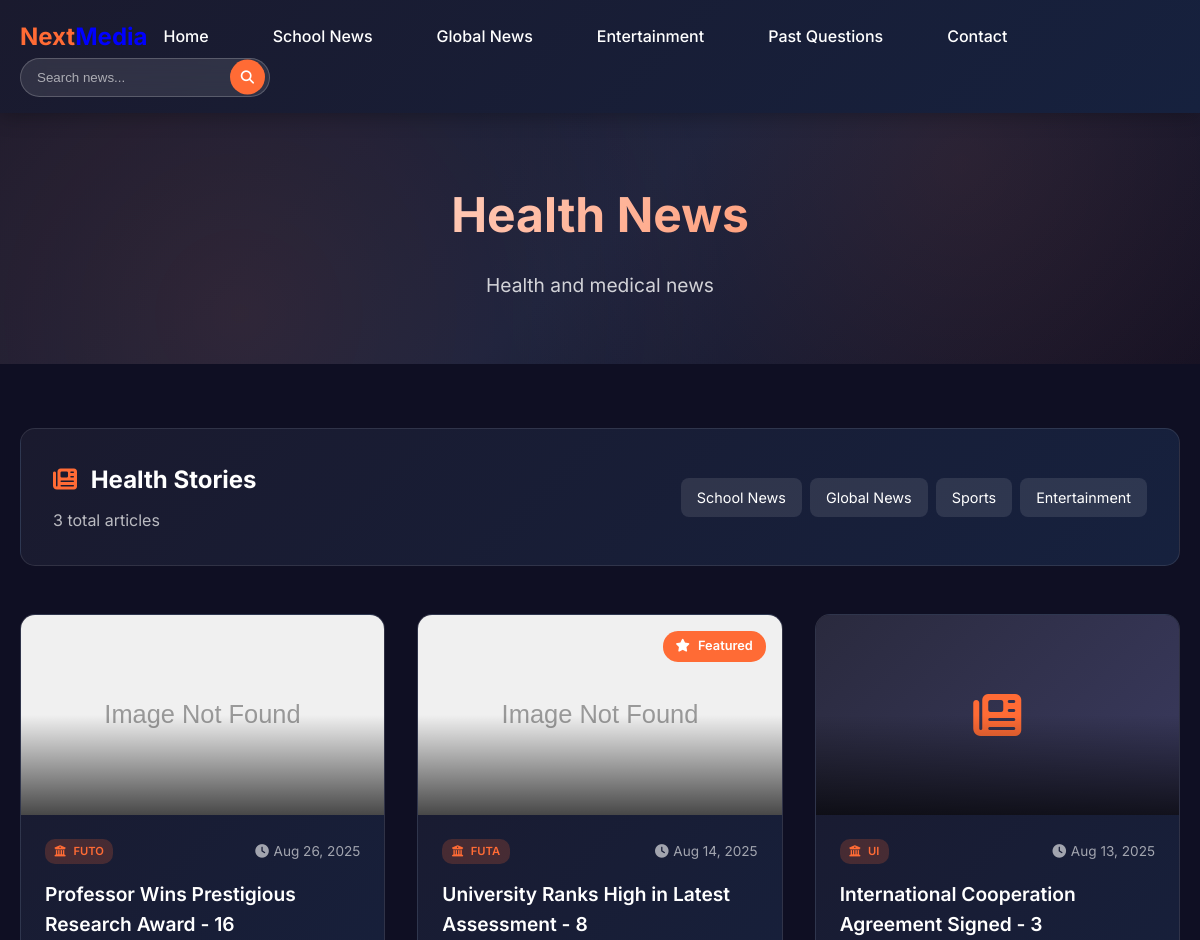
The page /category/health/ (upper part) on the database as committed earlier.
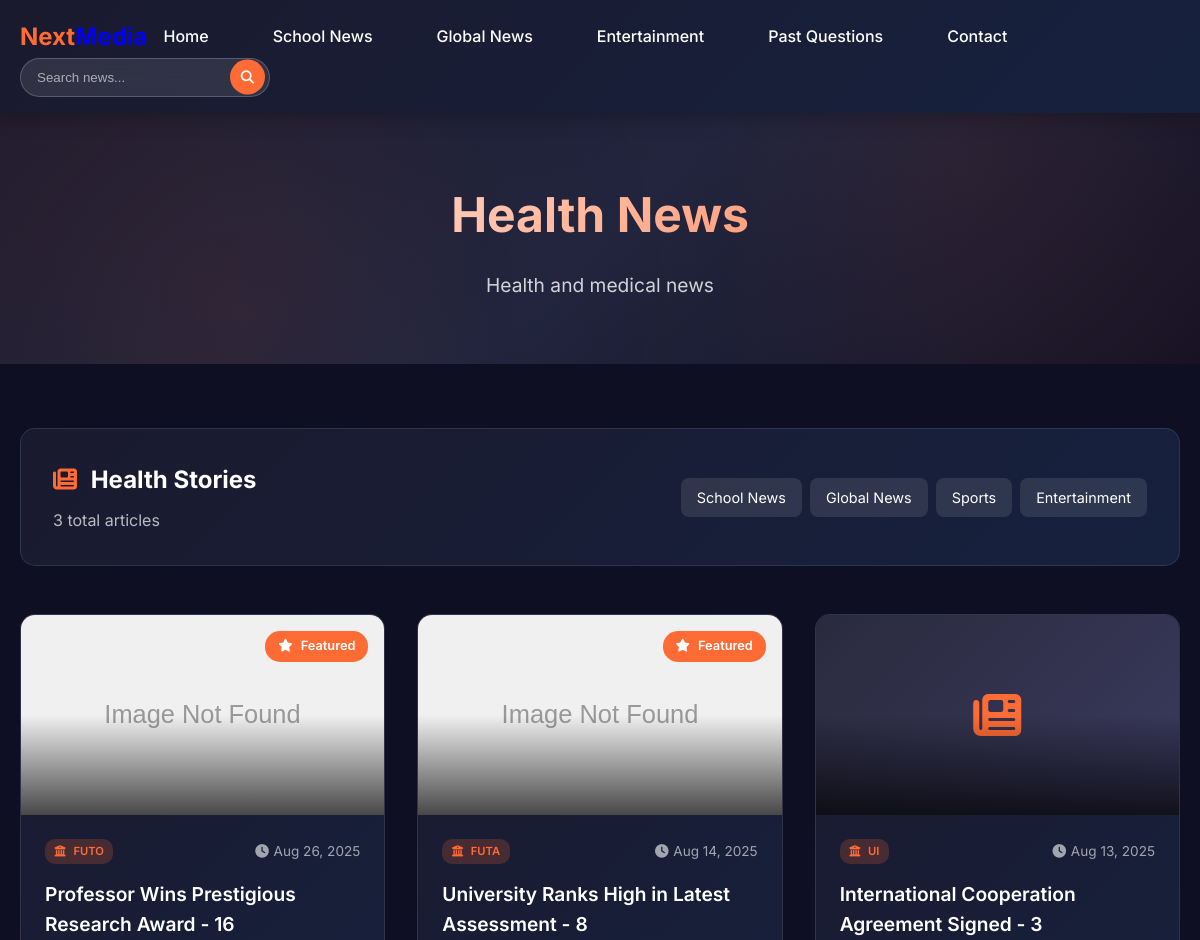
The same page on the database as committed later.
### news/models.py (models this page shows, shortened)
class News(models.Model):
    title = models.CharField(max_length=300)
    slug = models.SlugField(unique=True, blank=True)
    content = models.TextField()
    excerpt = models.TextField(max_length=500, blank=True)
    featured_image = CloudinaryField('news/', blank=True, null=True)
    school = models.ForeignKey(School, on_delete=models.CASCADE, blank=True, null=True)
    category = models.ForeignKey(Category, on_delete=models.CASCADE)
    is_featured = models.BooleanField(default=False)
    is_published = models.BooleanField(default=True)
    published_date = models.DateTimeField(default=timezone.now)
    created_at = models.DateTimeField(auto_now_add=True)
    updated_at = models.DateTimeField(auto_now=True)
    def get_absolute_url(self):
        return reverse('news:news_detail', kwargs={'slug': self.slug})
    class Meta:
        ordering = ['-published_date']
        verbose_name_plural = "News"

class School(models.Model):
    name = models.CharField(max_length=200)
    abbreviation = models.CharField(max_length=10, blank=True)
    description = models.TextField(blank=True)
    logo = CloudinaryField('schools/', blank=True, null=True)
    established = models.DateField(blank=True, null=True)
    website = models.URLField(blank=True)
    slug = models.SlugField(unique=True, blank=True)
    is_active = models.BooleanField(default=True)
    created_at = models.DateTimeField(auto_now_add=True)
    class Meta:
        ordering = ['name']

### news/views.py (the view)
# urls.py: path('category/<slug:slug>/', views.category_news, name='category_news'),
def category_news(request, slug):
    try:
        category = get_object_or_404(Category, slug=slug, is_active=True)
        news_list = News.objects.filter(
            category=category,
            is_published=True
        ).select_related('school')
        paginator = Paginator(news_list, 12)
        page_number = request.GET.get('page')
        try:
            news = paginator.get_page(page_number)
        except Exception:
            news = paginator.get_page(1)
        context = {
            'category': category,
            'news': news,
        }
        return render(request, 'news/category_news.html', context)
    except Http404:
        categories = Category.objects.filter(is_active=True)
        recent_news = News.objects.filter(is_published=True)[:3]
        context = {
            'categories': categories,
            'recent_news': recent_news,
            'missing_slug': slug,
        }
        return render(request, 'news/404.html', context, status=404)

### news/templates/news/category_news.html (shortened to what the changed rows need)
{% extends 'news/base.html' %}
{% load static %}
{% block content %}
<section class="hero-section">
    <div class="container">
        <div class="hero-content">
            <h1>{{ category.name }} News</h1>
        </div>
    </div>
</section>
<section class="category-news-section" style="padding: 4rem 0; background: #0f0f23;">
    <div class="container">
        {% if news %}
        <div class="category-stats" style="background: linear-gradient(135deg, #1a1a2e 0%, #16213e 100%); padding: 2rem; border-radius: 15px; margin-bottom: 3rem; border: 1px solid rgba(255, 255, 255, 0.1);">
            <div style="display: flex; justify-content: space-between; align-items: center; flex-wrap: wrap; gap: 1rem;">
                <div>
                    <h2 style="color: #fff; font-size: 1.5rem; margin-bottom: 0.5rem;">
                        <i class="fas fa-newspaper" style="margin-right: 0.5rem; color: #ff6b35;"></i>
                        {{ category.name }} Stories
                    </h2>
                </div>
            </div>
        </div>
        {% endif %}
        {% if news %}
        <div class="news-articles-grid" style="display: grid; grid-template-columns: repeat(auto-fill, minmax(350px, 1fr)); gap: 2rem;">
            {% for article in news %}
            <article class="news-article" style="background: linear-gradient(135deg, #1a1a2e 0%, #16213e 100%); border-radius: 15px; overflow: hidden; transition: all 0.4s ease; position: relative; border: 1px solid rgba(255, 255, 255, 0.1);">
                {% if article.is_featured %}
                <div class="featured-badge" style="position: absolute; top: 1rem; right: 1rem; background: #ff6b35; color: #fff; padding: 0.3rem 0.8rem; border-radius: 15px; font-size: 0.8rem; font-weight: 600; z-index: 2;">
                    <i class="fas fa-star" style="margin-right: 0.3rem;"></i>
                    Featured
                </div>
                {% endif %}
                <div class="article-image" style="position: relative; height: 200px; overflow: hidden;">
                    {% if article.featured_image %}
                        <img src="{{ article.featured_image.url }}" alt="{{ article.title }}" style="width: 100%; height: 100%; object-fit: cover; transition: transform 0.4s ease;" loading="lazy">
                    {% else %}
                        <div class="placeholder-image" style="width: 100%; height: 100%; background: linear-gradient(135deg, #2a2a3e 0%, #3a3a5e 100%); display: flex; align-items: center; justify-content: center; color: #ff6b35; font-size: 3rem;">
                            <i class="fas fa-newspaper"></i>
                        </div>
                    {% endif %}
                    <div style="position: absolute; bottom: 0; left: 0; right: 0; height: 50%; background: linear-gradient(to top, rgba(0,0,0,0.7), transparent);"></div>
                </div>
                <div class="article-content" style="padding: 1.5rem;">
                    <div class="article-meta" style="display: flex; justify-content: space-between; align-items: center; margin-bottom: 1rem; font-size: 0.85rem; color: rgba(255, 255, 255, 0.6);">
                        {% if article.school %}
                        <span class="school-badge" style="background: rgba(255, 107, 53, 0.2); color: #ff6b35; padding: 0.2rem 0.6rem; border-radius: 10px; font-weight: 600;">
                            <i class="fas fa-university" style="margin-right: 0.3rem;"></i>
                            {{ article.school.abbreviation|default:article.school.name }}
                        </span>
                        {% endif %}
                        <span class="article-date" style="display: flex; align-items: center; gap: 0.3rem;">
                            <i class="fas fa-clock"></i>
                            {{ article.published_date|date:"M d, Y" }}
                        </span>
                    </div>
                    <h3 class="article-title" style="margin-bottom: 1rem;">
                        <a href="{{ article.get_absolute_url }}" style="color: #fff; text-decoration: none; font-size: 1.2rem; font-weight: 600; line-height: 1.4; transition: color 0.3s ease;">
                            {{ article.title }}
                        </a>
                    </h3>
                </div>
            </article>
            {% endfor %}
        </div>
        {% endif %}
    </div>
</section>
{% endblock %}

Rows that differ between the two databases and show on the page:
changed News "Professor Wins Prestigious Research Award - 16": now shows "Featured"
